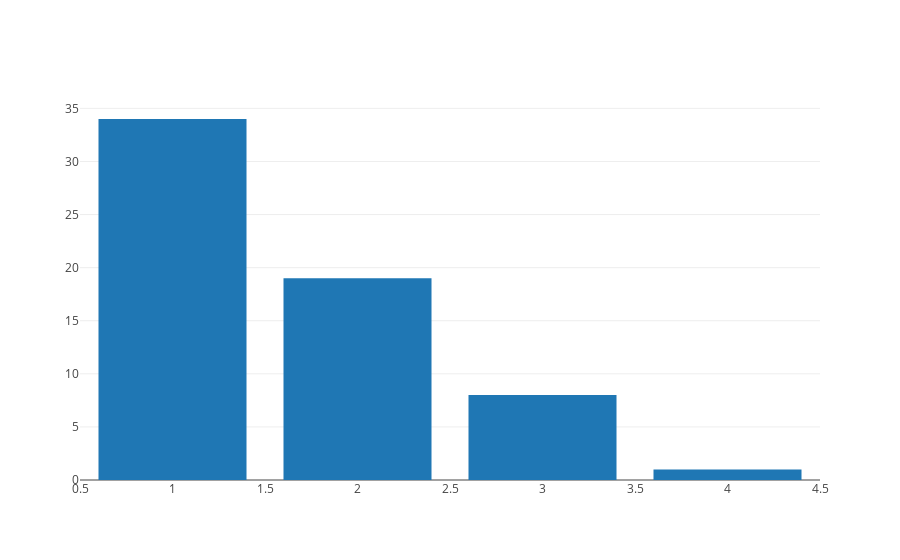

Notebook code cell kept with this figure:
### Code cell
import numpy as np
import collections
import random
import plotly.plotly as py
import plotly.graph_objs as go
from plotly.offline import download_plotlyjs, init_notebook_mode, plot, iplot
init_notebook_mode(connected=True)


l = []
for x in range(100):
  l.append(random.randint(1,101))
  
#print(l)

val = []
def makeFinger(val, l):
    print(l)
    counter=collections.Counter(l)
    values = list(counter.values())
    keys = list(counter.keys())
    maxVal = max(values)
    print(values)

    counter2=collections.Counter(values)
    values2 = list(counter2.values())
    keys2 = list(counter2.keys())
    print(values2) # values2[i] number of elements occurred keys2[i] times
    # {f(i) ==> values2[i]} represents number of elements occurred {i ==> keys2[i]} times
    print(keys2)
    val = values2
    data = [go.Bar(
            x=keys2,
            y=values2
    )]

    iplot(data, filename='basic-bar')
    
makeFinger(val, l)
# print(values)
# print(keys)

print(val)

### Figure 1 — Plotly figure (JSON) as saved in the notebook; plotly's stock layout.template omitted (floating-point values rounded to 4 significant figures)
{"data": [{"type": "bar", "uid": "99127738-9ca4-4f94-b2c5-ee3f5161bc22", "x": [2, 3, 1, 4], "y": [19, 8, 34, 1]}], "layout": {}}
